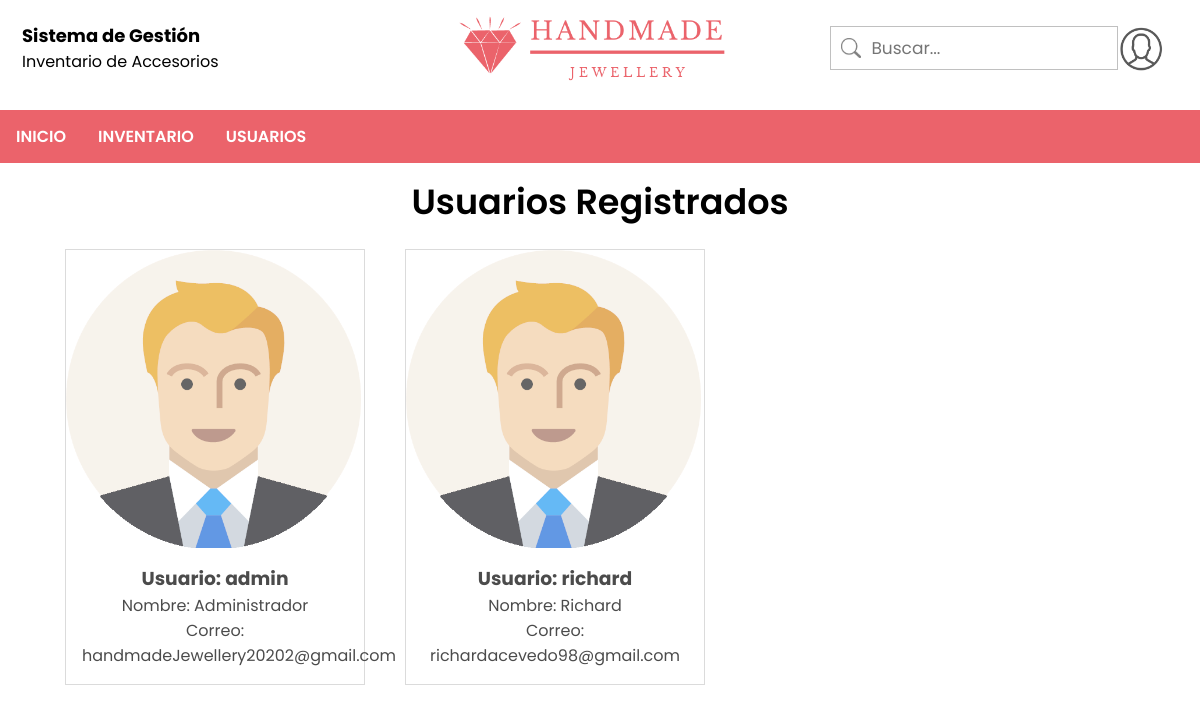
Screenshot of /administrador/usuarios (signed in) with the database file from the repository.
### tables this page shows
CREATE TABLE usuarios (id INTEGER PRIMARY KEY AUTOINCREMENT, nombre VARCHAR NOT NULL, usuario VARCHAR NOT NULL, correo VARCHAR NOT NULL, contraseña VARCHAR NOT NULL, administrador BOOLEAN);

### app.py (the view)
@app.route('/administrador/usuarios')
def usuariosAdministador():
    try:
        if session['rol'] == 1:
            db = get_db()
            accesorioto = db.execute('SELECT * FROM usuarios').fetchall()
            return render_template("ver_usuarios.html", usuario=accesorioto)
        elif session['rol'] == 0:
            return redirect(url_for("inicio_usuario"))
    except:
        return redirect(url_for("logout"))

### db.py (called while the page is built)
def get_db():
    try:
        if 'db' not in g:
            g.db = sqlite3.connect('Handmade.db')
        return g.db
    except Error:
        print(Error)

### templates/ver_usuarios.html (shortened to what this page needs)
<html>
    <link rel="stylesheet" href={{ url_for('static', filename='css/style2.css') }}>
    <body>
        <div class="top-container">
            <table style="width: 100%;">
                <tr>
                    <td style="width: 70%;">
                        <h1 style="font-size: 18;">Sistema de Gestión</h1>
                        <p>Inventario de Accesorios</p>
                    </td>
                    <td>
                        <input type="text" name="search" placeholder="Buscar..." class="search">
                    </td>
                    <td style="width: 5%;">
                        <div>
                            <label for="show" class="show-btn"><img src={{ url_for('static', filename='img/profile.png') }} alt="profile" width="43"></label>
                        </div>
                    </td>
                </tr>
            </table>
        </div>
        <br><br><br><br><br><br><br>
        <div style="font-size: 35px; font-weight: 600; text-align: center;">Usuarios Registrados</div>
        <div class="container2">
            {% for a in usuario %}
                <div class="gallery">
                    <a target="_blank" href="#">
                        <img src={{ url_for('static', filename='img/male.png') }} width="300" height="200" alt="" class="item2-img">
                    </a>
                    <div class="item2-text">
                        <h3>Usuario: {{ a[2] }}</h3>
                        <p>Nombre: {{ a[1] }}</p>
                        <p>Correo: {{ a[3] }}</p>
                    </div>
                </div>
            {% endfor %}
        </div>
        <ul>
            <li><a href="{{ url_for('inicio_administrador') }}">INICIO</a></li>
            <li class="dropdown">
                <a href="javascript:void(0)" class="dropbtn">INVENTARIO</a>
            </li>
            <li class="dropdown">
              <a href="javascript:void(0)" class="dropbtn">USUARIOS</a>
            </li>
        </ul>
    </body>
</html>

### static/css/style2.css (style rules this page uses)
* { margin: 0; padding: 0; outline: none; box-sizing: border-box; font-family: Poppins; }
body { height: 100vh; width: 100%; }
div.top-container { width: 100%; padding: 20px; background-image: url("../img/HANDMADE.png"); background-repeat: no-repeat; background-size: 300px; background-position: center; position: fixed; z-index: 100; background-color: white; }
ul { list-style-type: none; margin: 0; padding: 0; position: fixed; top: 110; width: 100%; background-color: #eb636b; }
li { float: left; }
li a, .dropbtn { display: block; color: white; text-align: center; padding: 14px 16px; text-decoration: none; font-weight: 600; }
li.dropdown { display: inline-block; }
div.gallery { margin: 5px; border: 1px solid #ccc; width: 300px; opacity: 0.7; float: left; }
div.gallery img { width: 100%; height: auto; }
.search { width: 100%; height: 7%; border: 1px solid silver; border-radius: 0px; font-size: 17px; background-color: white; background-image: url('../img/searchicon.png'); background-position: 10px 11px; background-repeat: no-repeat; background-size: 20px; padding: 8px 20px 8px 40px; }
.container2 { width: 90%; margin-left: auto; margin-right: auto; margin-top: 1em; margin-bottom: 3em; display: grid; grid-template-columns: repeat(4, 1fr); grid-gap: 30px; }
.item2-text { padding: 1em; text-align: center; }
.item2-img { max-width: 100%; display: block; }

### rows the page displays
usuarios: usuario "admin", nombre "Administrador", correo "handmadeJewellery20202@gmail.com"
usuarios: usuario "richard", nombre "Richard", correo "richardacevedo98@gmail.com"
